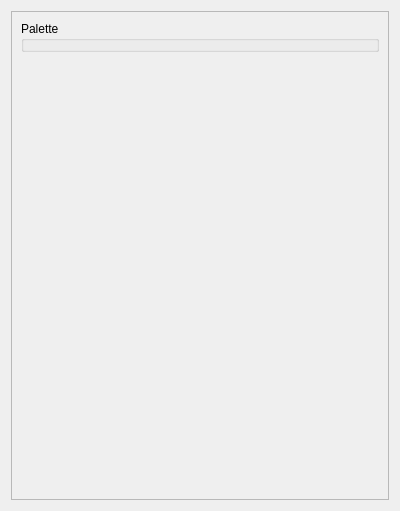
<?xml version="1.0" encoding="UTF-8"?>
<ui version="4.0">
 <class>SAKPreferencesUi</class>
 <widget class="QWidget" name="SAKPreferencesUi">
  <property name="geometry">
   <rect>
    <x>0</x>
    <y>0</y>
    <width>400</width>
    <height>511</height>
   </rect>
  </property>
  <property name="windowTitle">
   <string>Form</string>
  </property>
  <layout class="QVBoxLayout" name="verticalLayout">
   <item>
    <widget class="QScrollArea" name="scrollArea">
     <property name="widgetResizable">
      <bool>true</bool>
     </property>
     <widget class="QWidget" name="scrollAreaWidgetContents">
      <property name="geometry">
       <rect>
        <x>0</x>
        <y>0</y>
        <width>380</width>
        <height>491</height>
       </rect>
      </property>
      <layout class="QVBoxLayout" name="verticalLayout_2">
       <item>
        <widget class="QGroupBox" name="groupBox">
         <property name="title">
          <string>Palette</string>
         </property>
        </widget>
       </item>
       <item>
        <spacer name="verticalSpacer">
         <property name="orientation">
          <enum>Qt::Vertical</enum>
         </property>
         <property name="sizeHint" stdset="0">
          <size>
           <width>20</width>
           <height>40</height>
          </size>
         </property>
        </spacer>
       </item>
      </layout>
     </widget>
    </widget>
   </item>
  </layout>
 </widget>
 <resources/>
 <connections/>
</ui>
